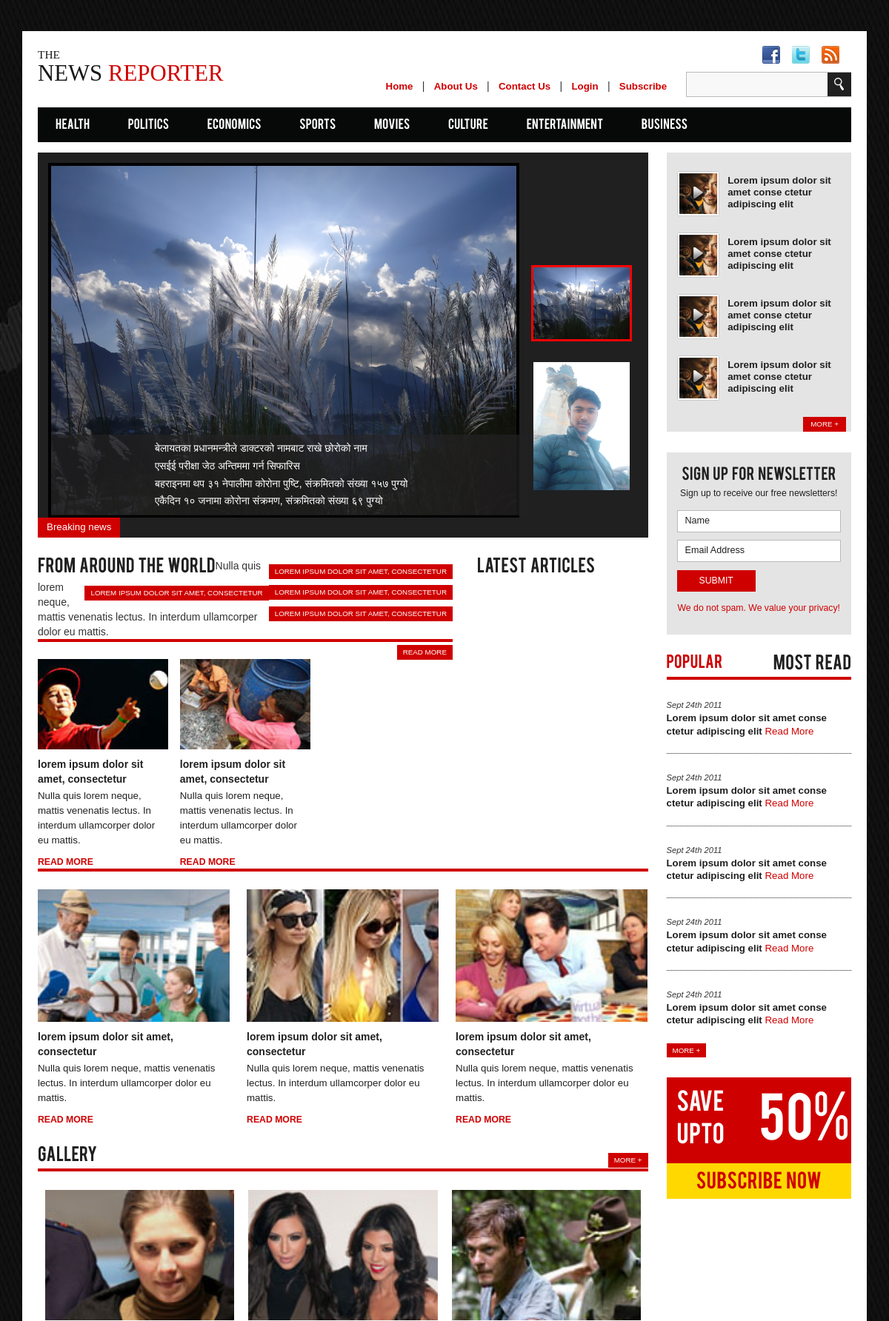
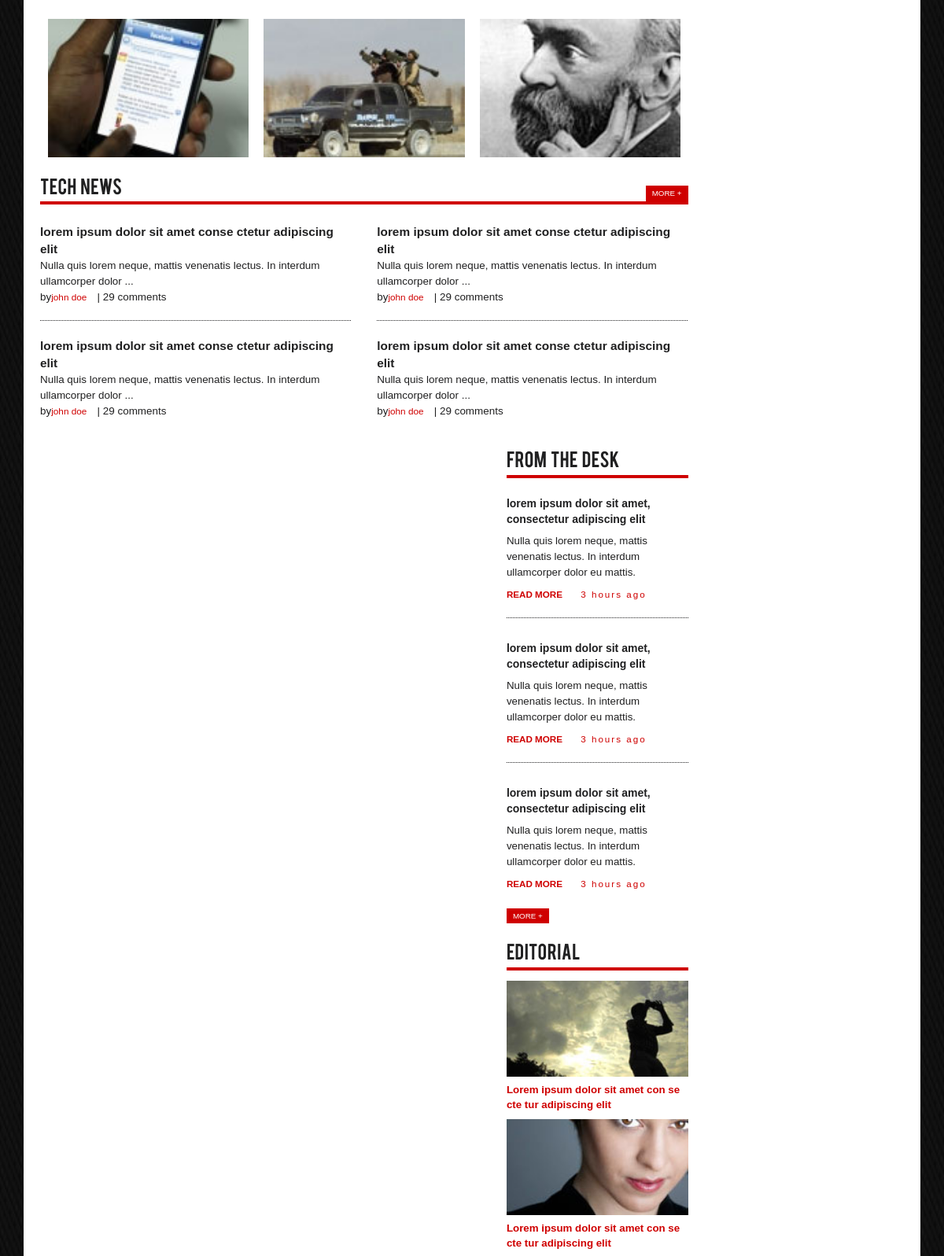
The page / (upper part) on the database its author committed (2 pictures, top to bottom).
### news/models.py (models this page shows, shortened)
class Category(models.Model):
    title = models.CharField(max_length=100, unique=True ,validators=[mycustomvalodator])

class Blog(models.Model):
    title=models.CharField(max_length=100,unique=True)
    description=models.TextField(null=True,blank=True)
    image=models.ImageField(upload_to='blog/',null=True,blank=True)
    created_date=models.DateTimeField(auto_now=True)
    category=models.ForeignKey(Category,on_delete=models.CASCADE,default=1)

### newsportal/views.py (the view)
# urls.py: path('', views.main,name="home"),
def main(request):
    data = Category.objects.all()
    data2=Blog.objects.all()
    context={
        'category':data,
       'blog':data2
    }
    return render(request,'web/index.html',context)

### templates/web/index.html (shortened to what this page needs)
{% extends 'base/base.html' %}
{% load static %}
{%block 'body' %}
			<div class="main-content">
				<div class="col-md-9 total-news">
					<div class="slider">
						 <div class="conference-slider">
							<ul class="conference-rslide" id="conference-slider">
								{% for b in blog %}
							  <li><img src="{{MEDIA_URL}}{{b.image.url}}" alt=""></li>
							  {% endfor %}
							</ul>
							<ul id="slider3-pager">
								{% for b in blog %}
							  <li><a href="#"><img src="{{b.image.url}}" alt=""></a></li>
							  {% endfor %}
							</ul>
							<div class="breaking-news-title">
								{% for b in blog %}
								<p>{{b.title}} </p>
								{% endfor %}
							</div>
						</div>
						<h5 class="breaking">Breaking news</h5>
					</div>
				<div class="posts">
					<div class="left-posts">
						<div class="world-news">
							<div class="main-title-head">
								<h3>from   around   the   world</h3>
								{% for b in blog %}
								<a href="{% url 'morenews' b.id %}">Lorem ipsum dolor sit amet, consectetur </a>
								{% endfor %}
									<p>Nulla quis lorem neque, mattis venenatis lectus. In interdum ullamcorper dolor eu mattis.</p>
									<a href="singlepage.html">Read More</a>
								</div>
								<div class="world-news-grid">
									<img src="{% static 'images/n2.jpg' %}" alt="" />
									<a href="singlepage.html" class="title">Lorem ipsum dolor sit amet, consectetur </a>
									<p>Nulla quis lorem neque, mattis venenatis lectus. In interdum ullamcorper dolor eu mattis.</p>
									<a href="singlepage.html">Read More</a>
								</div>
								<div class="world-news-grid">
									<img src="{% static 'images/n3.jpg' %}" alt="" />
									<a href="singlepage.html" class="title">Lorem ipsum dolor sit amet, consectetur </a>
									<p>Nulla quis lorem neque, mattis venenatis lectus. In interdum ullamcorper dolor eu mattis.</p>
									<a href="singlepage.html">Read More</a>
								</div>
								<div class="clearfix"></div>
							</div>
						</div>
						<div class="latest-articles">
							<div class="main-title-head">
								<h3>latest    articles</h3>
								<div class="clearfix"></div>
							</div>
							<div class="world-news-grids">
								<div class="world-news-grid">
									<img src="{% static 'images/a1.jpg' %}" alt="" />
									<a href="singlepage.html" class="title">Lorem ipsum dolor sit amet, consectetur </a>
									<p>Nulla quis lorem neque, mattis venenatis lectus. In interdum ullamcorper dolor eu mattis.</p>
									<a href="singlepage.html">Read More</a>
								</div>
								<div class="world-news-grid">
									<img src="{% static 'images/a2.jpg' %}" alt="" />
									<a href="singlepage.html" class="title">Lorem ipsum dolor sit amet, consectetur </a>
									<p>Nulla quis lorem neque, mattis venenatis lectus. In interdum ullamcorper dolor eu mattis.</p>
									<a href="singlepage.html">Read More</a>
								</div>
								<div class="world-news-grid">
									<img src="{% static 'images/a3.jpg' %}" alt="" />
									<a href="singlepage.html" class="title">Lorem ipsum dolor sit amet, consectetur </a>
									<p>Nulla quis lorem neque, mattis venenatis lectus. In interdum ullamcorper dolor eu mattis.</p>
									<a href="singlepage.html">Read More</a>
								</div>
							</div>
						</div>
						<div class="gallery">
							<div class="main-title-head">
								<h3>gallery</h3>
								<a href="#">More  +</a>
								<div class="clearfix"></div>
							</div>
							<div class="gallery-images">
								<div class="course_demo1">
								  <ul id="flexiselDemo1">
									 <li>
										<a href="single.html"><img src="{% static 'images/g1.jpg' %}" alt="" /></a>
									 </li>
									 <li>
									   <a href="single.html"><img src="{% static 'images/g2.jpg' %}" alt="" /></a>
									  </li>
									 <li>
										<a href="single.html"><img src="{% static 'images/g3.jpg' %}" alt="" /></a>
									 </li>
								 </ul>
							 </div>
							 <link rel="stylesheet" href="{% static 'css/flexslider.css" type="text/css" media="screen" />
						 </div>
						 <div class="course_demo1">
								  <ul id="flexiselDemo">
									 <li>
										<a href="single.html"><img src="{% static 'images/g4.jpg' %}" alt="" /></a>
									 </li>
									 <li>
										<a href="single.html"><img src="{% static 'images/g5.jpg' %}" alt="" /></a>
									  </li>
									 <li>
										<a href="single.html"><img src="{% static 'mages/g6.jpg' %}" alt="" /></a>
									 </li>
								 </ul>
							 </div>
							 <link rel="stylesheet" href="{% static 'css/flexslider.css" type="text/css" media="screen" />
							</div>
						<div class="tech-news">
							<div class="main-title-head">
								<h3>tech     news</h3>
								<a href="singlepage.html">More  +</a>
								<div class="clearfix"></div>
							</div>
							<div class="tech-news-grids">
								<div class="left-tech-news">
									<div class="tech-news-grid span_66">
										<a href="singlepage.html">Lorem ipsum dolor sit amet conse ctetur adipiscing elit  </a>
										<p>Nulla quis lorem neque, mattis venenatis lectus. In interdum ullamcorper dolor ... </p>
										<p>by<a href="#">John Doe </a>  |  29 comments</p>
									</div>
									<div class="tech-news-grid">
										<a href="singlepage.html">Lorem ipsum dolor sit amet conse ctetur adipiscing elit  </a>
										<p>Nulla quis lorem neque, mattis venenatis lectus. In interdum ullamcorper dolor ... </p>
										<p>by<a href="#">John Doe </a>  |  29 comments</p>
									</div>
								</div>
								<div class="right-tech-news">
									<div class="tech-news-grid span_66">
										<a href="singlepage.html">Lorem ipsum dolor sit amet conse ctetur adipiscing elit  </a>
										<p>Nulla quis lorem neque, mattis venenatis lectus. In interdum ullamcorper dolor ... </p>
										<p>by<a href="#">John Doe </a>  |  29 comments</p>
									</div>
									<div class="tech-news-grid">
										<a href="singlepage.html">Lorem ipsum dolor sit amet conse ctetur adipiscing elit  </a>
										<p>Nulla quis lorem neque, mattis venenatis lectus. In interdum ullamcorper dolor ... </p>
										<p>by<a href="#">John Doe </a>  |  29 comments</p>
									</div>
								</div>
								<div class="clearfix"></div>
							</div>
						</div>
					</div>
					<div class="right-posts">
						<div class="desk-grid">
							<h3>FROM   THE   desk</h3>
							<div class="desk">
								<a href="singlepage.html" class="title">Lorem ipsum dolor sit amet, consectetur adipiscing elit </a>
								<p>Nulla quis lorem neque, mattis venenatis lectus. In interdum ullamcorper dolor eu mattis.</p>
								<p><a href="singlepage.html">Read More</a><span>3 hours ago</span></p>
							</div>
							<div class="desk">
								<a href="singlepage.html" class="title">Lorem ipsum dolor sit amet, consectetur adipiscing elit </a>
								<p>Nulla quis lorem neque, mattis venenatis lectus. In interdum ullamcorper dolor eu mattis.</p>
								<p><a href="singlepage.html">Read More</a><span>3 hours ago</span></p>
							</div>
							<div class="desk">
								<a href="singlepage.html" class="title">Lorem ipsum dolor sit amet, consectetur adipiscing elit </a>
								<p>Nulla quis lorem neque, mattis venenatis lectus. In interdum ullamcorper dolor eu mattis.</p>
								<p><a href="singlepage.html">Read More</a><span>3 hours ago</span></p>
							</div>
							<a class="more" href="singlepage.html">More  +</a>
						</div>
						<div class="editorial">
							<h3>editorial</h3>
							<div class="editor">
								<a href="single.html"><img src="{% static 'images/e1.jpg' %}" alt="" /></a>
								<a href="single.html">Lorem ipsum dolor sit amet con se cte tur adipiscing elit</a>
							</div>
							<div class="editor">
								<a href="single.html"><img src="{% static 'images/e2.jpg' %}" alt="" /></a>
								<a href="single.html">Lorem ipsum dolor sit amet con se cte tur adipiscing elit</a>
							</div>
						</div>
					</div>
					<div class="clearfix"></div>
				</div>
				</div>
				<div class="col-md-3 side-bar">
					<div class="videos">
						<div class="video-grid">
							<div class="video">
								<a href="single.html"><i class="play"></i></a>
							</div>
							<div class="video-name">
								<a href="single.html">Lorem ipsum dolor sit amet conse ctetur adipiscing elit</a>
							</div>
							<div class="clearfix"></div>
						</div>
						<div class="video-grid">
							<div class="video">
								<a href="single.html"><i class="play"></i></a>
							</div>
							<div class="video-name">
								<a href="single.html">Lorem ipsum dolor sit amet conse ctetur adipiscing elit</a>
							</div>
							<div class="clearfix"></div>
						</div>
						<div class="video-grid">
							<div class="video">
								<a href="single.html"><i class="play"></i></a>
							</div>
							<div class="video-name">
								<a href="single.html">Lorem ipsum dolor sit amet conse ctetur adipiscing elit</a>
							</div>
							<div class="clearfix"></div>
						</div>
						<div class="video-grid">
							<div class="video">
								<a href="single.html"><i class="play"></i></a>
							</div>
							<div class="video-name">
								<a href="single.html">Lorem ipsum dolor sit amet conse ctetur adipiscing elit</a>
							</div>
							<div class="clearfix"></div>
						</div>
						<a class="more1" href="single.html">More  +</a>
						<div class="clearfix"></div>
					</div>
					<div class="sign_up text-center">
						<h3>Sign  Up  for    Newsletter</h3>
						<p class="sign">Sign up to receive our free newsletters!</p>
						<form>
							<input type="text" class="text" value="Name" onfocus="this.value = '';" onblur="if (this.value == '') {this.value = 'Name';}">
							<input type="text" class="text" value="Email Address" onfocus="this.value = '';" onblur="if (this.value == '') {this.value = 'Email Address';}">
							<input type="submit" value="submit">
						</form>
						<p class="spam">We do not spam. We value your privacy!</p>
					</div>
					<div class="popular">
						<div class="main-title-head">
							<h5>popular</h5>
							<h4> Most    read</h4>
							<div class="clearfix"></div>
						</div>
						<div class="popular-news">
							<div class="popular-grid">
								<i>Sept 24th 2011 </i>
								<p>Lorem ipsum dolor sit amet conse ctetur adipiscing elit  <a href="singlepage.html">Read More</a></p>
							</div>
							<div class="popular-grid">
								<i>Sept 24th 2011 </i>
								<p>Lorem ipsum dolor sit amet conse ctetur adipiscing elit  <a href="singlepage.html">Read More</a></p>
							</div>
							<div class="popular-grid">
								<i>Sept 24th 2011 </i>
								<p>Lorem ipsum dolor sit amet conse ctetur adipiscing elit  <a href="singlepage.html">Read More</a></p>
							</div>
							<div class="popular-grid">
								<i>Sept 24th 2011 </i>
								<p>Lorem ipsum dolor sit amet conse ctetur adipiscing elit  <a href="singlepage.html">Read More</a></p>
							</div>
							<div class="popular-grid">
								<i>Sept 24th 2011 </i>
								<p>Lorem ipsum dolor sit amet conse ctetur adipiscing elit  <a href="singlepage.html">Read More</a></p>
							</div>
							<a class="more" href="singlepage.html">More  +</a>
						</div>
					</div>
					<div class="subscribe-now">
						<div class="discount">
							<a href="#">
								<div class="save">
									<p>Save</p>
									<p>upto</p>
								</div>
								<div class="percent">
									<h2>50%</h2>
								</div>
								<div class="clearfix"></div>
						</div>
						<h3 class="sn">subscribe     now</h3>
					</div>
				</div>
				<div class="clearfix"></div>
			</div>
			{% endblock %}

### templates/base/base.html (shortened to what this page needs)
<!DOCTYPE html>
{% load static %}
<html>
<head>
<link href="{% static 'css/bootstrap.css' %}" rel='stylesheet' type='text/css' />
<link href="{% static 'css/style.css' %}" rel="stylesheet" type="text/css" media="all" />
<link rel="stylesheet" href="http://netdna.bootstrapcdn.com/font-awesome/4.0.3/css/font-awesome.min.css" />
</head>
<body>
	<div class="container">
		<div class="news-paper">
			<div class="header">
				<div class="header-left">
					<div class="logo">
						<a href="index.html">
							<h6>the</h6>
							<h1>News <span>Reporter</span></h1>
						</a>
					</div>
				</div>
					<div class="social-icons">
						<li><a href="#"><i class="twitter"></i></a></li>
						<li><a href="#"><i class="facebook"></i></a></li>
						<li><a href="#"><i class="rss"></i></a></li>
					</div>
					<div class="clearfix"></div>
				<div class="header-right">
					<div class="top-menu">
						<ul>
							<li><a href="home.html">Home</a></li> |
							<li><a href="about.html">About Us</a></li> |
							<li><a href="contact.html">Contact Us</a></li>  |
							<li><a id="modal_trigger" href="#modal" class="btn1">Login</a>
</li> |
							<li><a class="play-icon popup-with-zoom-anim" href="#small-dialog1">Subscribe</a></li>
						</ul>
					</div>
					<link href="{% static 'css/popuo-box.css' %}" rel="stylesheet" type="text/css" media="all"/>
					<div class="search">
						<form>
							<input type="text" value="" onfocus="this.value = '';" onblur="if (this.value == '') {this.value = '';}"/>
							<input type="submit" value="">
						</form>
					</div>
					<div class="clearfix"></div>
				</div>
				<div class="clearfix"></div>
				</div>
			<div class="menu-strip">
				<ul>
					{% for c in category %}
					<li><a href="{{c.title}}.html">{{c.title}}</a></li>
					{% endfor %}
				</ul>
			</div>
            {% block 'body' %} {% endblock %}
		</div>
</body>
</html>

### rows shown on the page
Category: title "Health"
Category: title "Politics"
Category: title "Economics"
Category: title "Sports"
Category: title "Movies"
Category: title "Culture"
Category: title "Entertainment"
Category: title "Business"
Blog: image (picture), title "बेलायतका प्रधानमन्त्रीले डाक्टरको नामबाट राखे छोरोको नाम"
Blog: image (picture), title "बहराइनमा थप ३१ नेपालीमा कोरोना पुष्टि, संक्रमितको संख्या १५७ पुग्यो"
Blog: title "एसईई परीक्षा जेठ अन्तिममा गर्न सिफारिस"
Blog: title "एकैदिन १० जनामा कोरोना संक्रमण, संक्रमितको संख्या ६९ पुग्यो"
